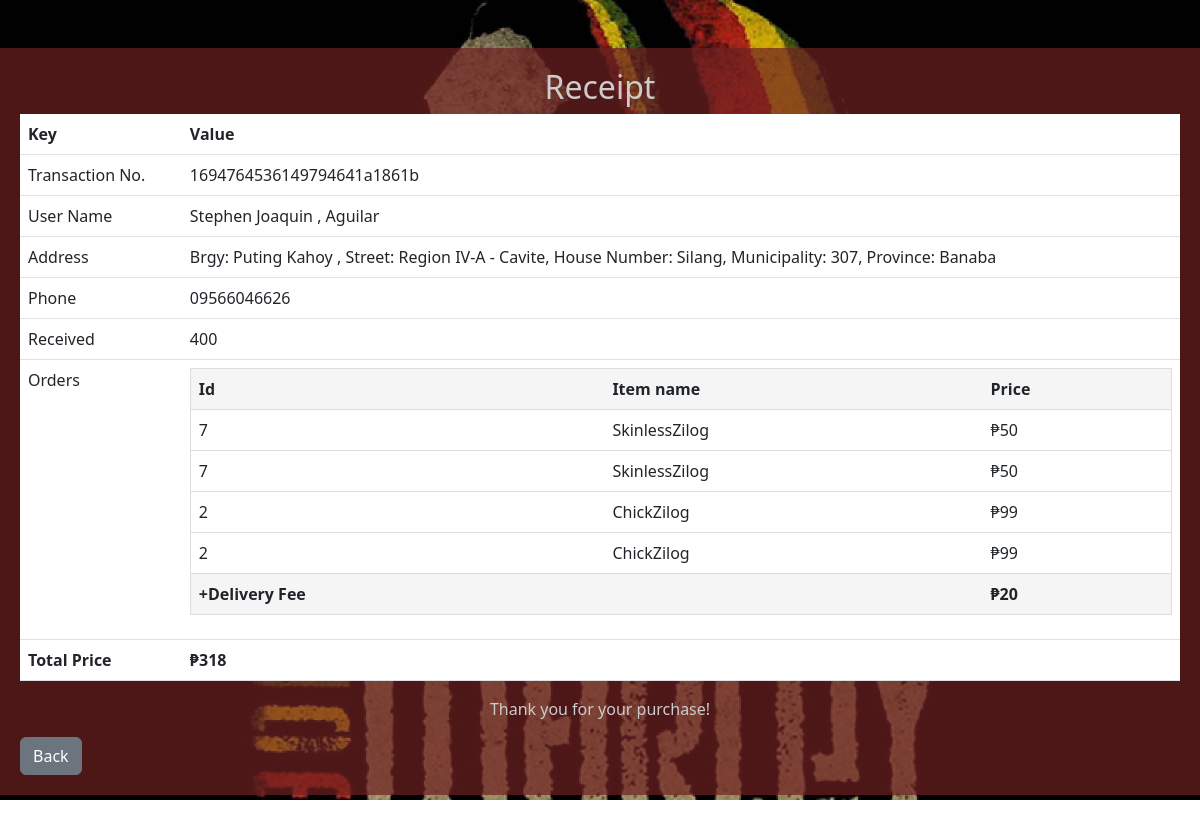
Screenshot of /admin/receipt/154 with the database file from the repository.
### tables this page shows
CREATE TABLE receipt(id INTEGER PRIMARY KEY AUTOINCREMENT, unique_id TEXT UNIQUE NOT NULL,
name TEXT NOT NULL,
Address TEXT NOT NULL,
phoneNo TEXT NOT NULL,
from_customer INTEGER,
referrenceNo TEXT, totalPrice INTEGER NOT NULL, item TEXT, isDineIn BIT);

### routes/admin.py (the view)
@admin_bp.route('/admin/receipt/<id>', methods=['POST', 'GET'])
def receipt(id):
    receipt_data = pnt.ReceiptsData()
    receipt = receipt_data.get_by_id(int(id))
    if receipt is None:
        return redirect(url_for('admin.dashboard'))
    mylist = ast.literal_eval(receipt.item)
    return render_template('receipt.html', receipt=receipt, orders=mylist)

### thisclass/Myclass.py (called while the page is built)
    def create_object(self, i):
        id, unique, name, address, phone, from_customer, referrenceNo, totalPrice, item, isDineIn = i
        return Receipts(id, unique, name, address, phone, from_customer, referrenceNo, totalPrice, item)

    def fetch_from_database(self):
        conn = sqlite3.connect(self.db)
        cursor = conn.cursor()
        cursor.execute('SELECT id, unique_id, name, Address, phoneNo, from_customer, referrenceNo, totalPrice, item, isDineIn FROM receipt ORDER BY id DESC')
        rows = cursor.fetchall()
        for i in rows:
            obj = self.create_object(i)
            obj.isDineIn=i[9]
            self.transactions.append(obj)
        conn.close()

    def get_by_id(self, id):
        for i in self.transactions:
            if i.id == id:
                return i
        return None

### templates/receipt.html (shortened to what this page needs)
{% extends "layout.html" %}
{% block styles %}
    <link rel="stylesheet" href="{{ url_for('static', filename='css/receipt.css') }}">
{% endblock %}
{% block body %}
<div class="outer-container mt-5">
    <div class="row">
        <div class="col">
            <h2 class="text-center">Receipt</h2>
        </div>
    </div>
    <div class="row">
        <div class="col">
            <table class="table outer-table">
                <thead>
                    <tr>
                        <th>Key</th>
                        <th>Value</th>
                    </tr>
                </thead>
                <tbody>
                    <tr>
                        <td>Transaction No.</td>
                             <td>{{ receipt.unique }}</td>
                    </tr>
                    <tr>
                        <td>User Name</td>
                        <td>{{ receipt.name }}</td>
                    </tr>
                    <tr>
                        <td>Address</td>
                        <td>{{ receipt.address }}</td>
                    </tr>
                    <tr>
                        <td>Phone</td>
                        <td>{{ receipt.phone }}</td>
                    </tr>
                    {% if receipt.from_customer == 0 %}
                        <tr>
                            <td>Referrence Number</td>
                            <td>{{ receipt.referrenceNo }}</td>
                        </tr>
                    {% else %}
                        <tr>
                            <td>Received</td>
                            <td>{{ receipt.from_customer }}</td>
                        </tr>
                    {% endif %}
                    <tr>
                        <td>Orders</td>
                            <td>
                            <table class="table inner-table">
                                <thead>
                                    <th>Id</th>
                                    <th>Item name</th>
                                    <th>Price</th>
                                </thead>
                                <tbody>
                                    {% for i in orders %}
                                        <tr>
                                            <td>{{ i[0] }}</td>
                                            <td>{{ i[1] }}</td>
                                            <td>₱{{ i[2] }}</td>
                                        </tr>
                                    {% endfor %}
                                </tbody>
                                {% if not receipt.isDineIn %}
                                <tr>
                                    <th>+Delivery Fee</th>
                                    <th></th>
                                    <th>₱20</th>
                                </tr>
                                {% else %}
                                <tfoot>
                                    {% endif %}
                            </table>
                        </td>
                    </tr>
                </tbody>
                <tfoot>
                    <tr>
                        <th>Total Price</td>
                        <th>₱{{ receipt.price }}</th>
                    </tr>
            </table>
        </div>
    </div>
    <div class="row">
        <div class="col text-center">
            <p>Thank you for your purchase!</p>
        </div>
    </div>
    <a href="{{ url_for('admin.dashboard') }}">
        <button class="btn btn-secondary">Back</button>
    </a>
</div>
{% endblock %}

### static/css/layout.css (style rules this page uses)
body { background-image: url('../img/reggae.jpg'); background-position: center; background-repeat: no-repeat; background-size: cover; height: 100%; }

### static/css/receipt.css (style rules this page uses)
.outer-container { background-color: rgba(112, 33, 33, 0.7); color: #ccc; padding: 20px; }
.outer-table { width: 100%; }
.inner-table { width: 100%; border: 1px solid #ddd; }
.inner-table th { background-color: #f5f5f5; }
.inner-table tr { border-bottom: 1px solid #ddd; }

### rows the page displays
receipt: unique "1694764536149794641a1861b", name "Stephen Joaquin , Aguilar", address "Brgy: Puting Kahoy , Street: Region IV-A - Cavite, House Number: Silang, Municipality: 307, Province: Banaba", phone "09566046626", from_customer "400", price "318"

### other values shown
{{ i[0] }} "7" "7" "2" "2"
{{ i[1] }} "SkinlessZilog" "SkinlessZilog" "ChickZilog" "ChickZilog"
{{ i[2] }} "50" "50" "99" "99"
